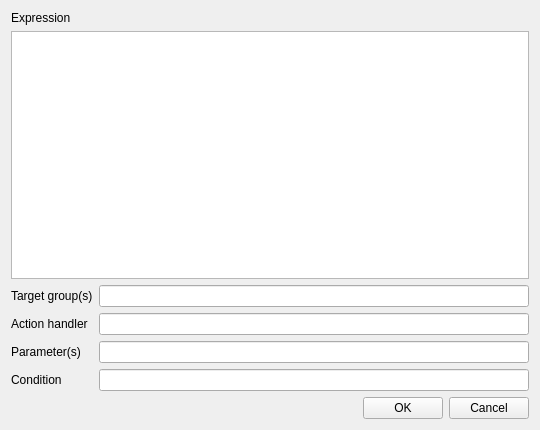
<?xml version="1.0" encoding="UTF-8"?>
<ui version="4.0">
 <class>LinkEditor</class>
 <widget class="QWidget" name="LinkEditor">
  <property name="windowModality">
   <enum>Qt::ApplicationModal</enum>
  </property>
  <property name="geometry">
   <rect>
    <x>0</x>
    <y>0</y>
    <width>540</width>
    <height>430</height>
   </rect>
  </property>
  <property name="windowTitle">
   <string>Link Editor</string>
  </property>
  <layout class="QGridLayout" name="gridLayout_2">
   <item row="0" column="0">
    <widget class="QLabel" name="label">
     <property name="text">
      <string>Expression</string>
     </property>
    </widget>
   </item>
   <item row="1" column="0" colspan="3">
    <widget class="QPlainTextEdit" name="expressionEdit">
     <property name="contextMenuPolicy">
      <enum>Qt::CustomContextMenu</enum>
     </property>
     <property name="plainText">
      <string/>
     </property>
    </widget>
   </item>
   <item row="2" column="0" colspan="3">
    <layout class="QGridLayout" name="gridLayout">
     <item row="0" column="0">
      <widget class="QLabel" name="label_2">
       <property name="text">
        <string>Target group(s)</string>
       </property>
      </widget>
     </item>
     <item row="0" column="1">
      <widget class="QLineEdit" name="targetEdit"/>
     </item>
     <item row="1" column="0">
      <widget class="QLabel" name="label_3">
       <property name="text">
        <string>Action handler</string>
       </property>
      </widget>
     </item>
     <item row="1" column="1">
      <widget class="QLineEdit" name="condEdit"/>
     </item>
     <item row="2" column="0">
      <widget class="QLabel" name="label_4">
       <property name="text">
        <string>Parameter(s)</string>
       </property>
      </widget>
     </item>
     <item row="2" column="1">
      <widget class="QLineEdit" name="ahEdit">
       <property name="text">
        <string/>
       </property>
      </widget>
     </item>
     <item row="3" column="0">
      <widget class="QLabel" name="label_5">
       <property name="text">
        <string>Condition</string>
       </property>
      </widget>
     </item>
     <item row="3" column="1">
      <widget class="QLineEdit" name="ahParamEdit">
       <property name="text">
        <string/>
       </property>
      </widget>
     </item>
    </layout>
   </item>
   <item row="3" column="0">
    <spacer name="horizontalSpacer">
     <property name="orientation">
      <enum>Qt::Horizontal</enum>
     </property>
     <property name="sizeHint" stdset="0">
      <size>
       <width>362</width>
       <height>20</height>
      </size>
     </property>
    </spacer>
   </item>
   <item row="3" column="1">
    <widget class="QPushButton" name="okButton">
     <property name="text">
      <string>OK</string>
     </property>
    </widget>
   </item>
   <item row="3" column="2">
    <widget class="QPushButton" name="cancelButton">
     <property name="text">
      <string>Cancel</string>
     </property>
    </widget>
   </item>
  </layout>
 </widget>
 <resources/>
 <connections/>
</ui>
